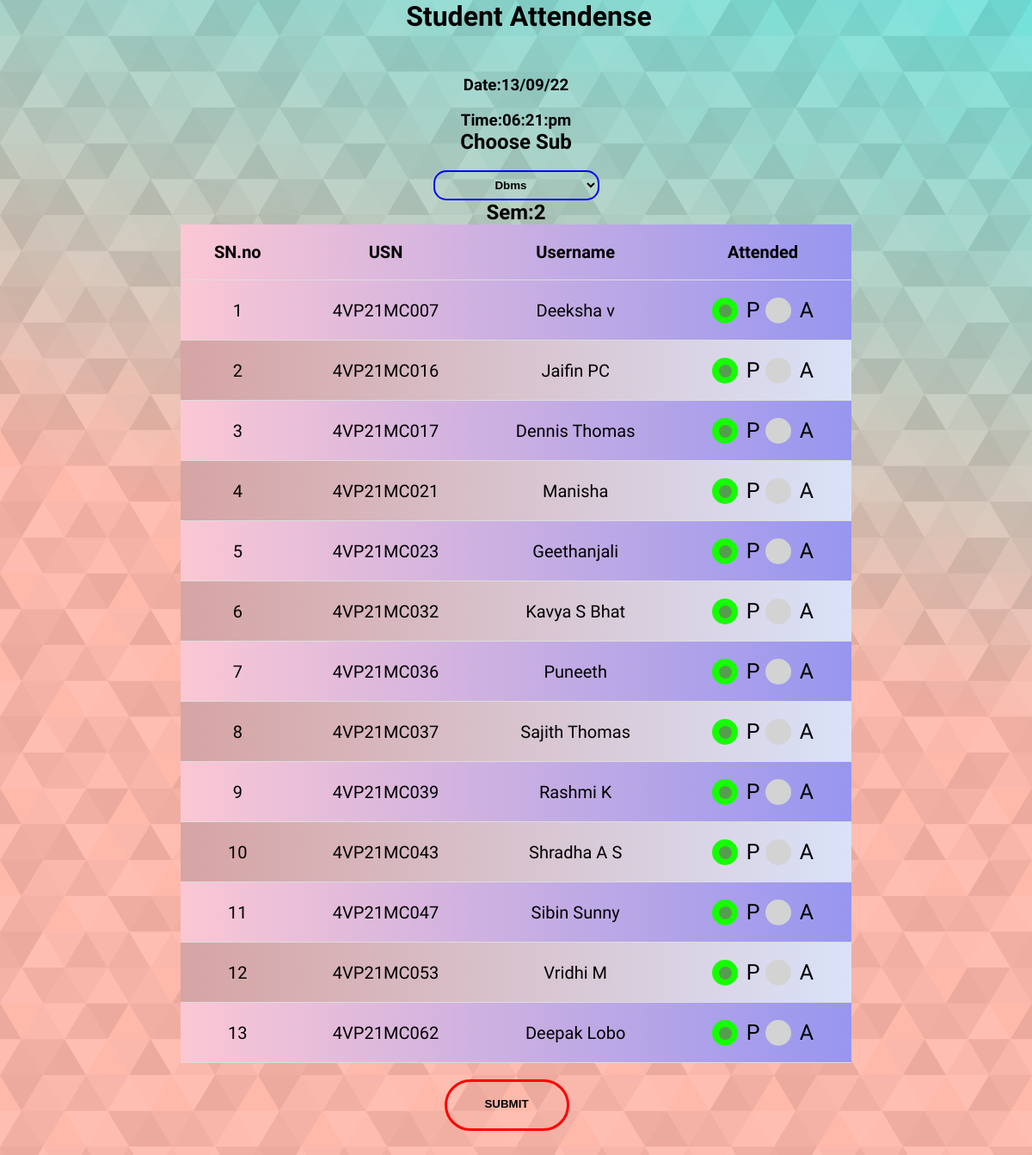
/attendence.php (signed in), run on the app's committed database.
### tables this page shows
CREATE TABLE `subjects` (
  `sub_name` varchar(20) NOT NULL,
  `sub_code` varchar(7) NOT NULL,
  `sem` int(3) NOT NULL
);

CREATE TABLE `students` (
  `usn` varchar(10) NOT NULL,
  `name` varchar(50) NOT NULL,
  `class` varchar(10) NOT NULL,
  `sem` int(3) NOT NULL,
  `dob` date NOT NULL,
  `mbno` varchar(12) NOT NULL,
  `district` varchar(50) NOT NULL,
  `state` varchar(50) NOT NULL,
  `address` varchar(100) NOT NULL,
  `password` varchar(200) NOT NULL,
  `image` varchar(250) NOT NULL
);

### database/data_retrive.php (called while the page is built, shortened)
<?php
require_once 'connection.php';
$subquery = "SELECT sub_name,sem,sub_code FROM subjects ";
$subresult = mysqli_query($connect, $subquery);

### attendence.php (the view, shortened to what this page needs)
<?php
require_once 'database/connection.php';
require_once 'database/data_retrive.php';
$query = "SELECT * FROM students";
$result = mysqli_query($connect, $query);
?>
<!DOCTYPE html>
<html lang="en">
<head>
    <link rel="stylesheet" href="css/style.css" />
</head>
<body>
    <center>
        <form method="POST">
            <h1 style="line-height:normal;">Student Attendense</h1>
            <h3>Date:<?php echo date("d/m/y"); ?></h3><br>
            <h3>Time:<?php
                        echo date("h:i:a"); ?></h3>
            <h2> <label for="dub" style="line-height:normal;">Choose Sub</label></h2><br>
            <select name="sub" style="border-radius: 15px;height: 35px;width: 193px; background:transparent;font-weight:900;border: 2px solid blue;text-align:center">
                <?php
                while ($subdata = mysqli_fetch_array($subresult)) {
                    $subj = $subdata['sub_name'];
                    $sem = $subdata['sem'];
                ?>
                    <option style="border-radius: 15px;height: 35px;width: 193px; background:transparent;font-weight:900;border: 2px solid blue;text-align:center" value="<?php echo $subj; ?>" name="<?php echo $subj; ?>"><?php echo $subj; ?></option>
                <?php } ?>
            </select>
            <h2>Sem:<?php echo $sem; ?></h2>
            <div class="table-responsive">
                <table>
                    <thead>
                        <tr>
                            <th>SN.no</th>
                            <th>USN</th>
                            <th>Username</th>
                            <th>Attended</th>
                        </tr>
                    </thead>
                    <tbody>
                        <?php
                        if (mysqli_num_rows($result) > 0) {
                            $sn = 1;
                            while ($data = mysqli_fetch_assoc($result)) {
                        ?>
                                <tr>
                                    <td><?php echo $sn ?></td>
                                    <td style="text-transform:uppercase;"><?php echo $data['usn']; ?>
                                    </td>
                                    <td>
                                        <?php echo $data['name']; ?>
                                    </td>
                                    <td>
                                        <link rel="stylesheet" href="css/radiobutton.css">
                                        <label class="container">P
                                            <span class="check"></span>
                                            <label class="container">A
                                                <span class="check"></span>
                                            </label>
                                        </label>
                                    </td>
                                </tr>
                            <?php
                                $sn++;
                            }
                        } else { ?>
                            <tr>
                                <td colspan="3">No data found</td>
                            </tr>
                        <?php }
                        ?>
                    </tbody>
                </table>
            </div>
            <br>
            <link rel="stylesheet" href="css/submitbtt.css">
            <div class="container">
                <button class="button button-1" name="submit" onclick="done()">Submit</button>
            </div>
        </form>
    </center>
</body>
</body>
</html>

### css/style.css (style rules this page uses)
* { margin: 0; padding: 0; }
body { width: 100%; display: block; justify-content: center; font-family: 'Roboto', sans-serif; background-color: rgba(0, 255, 255, 0.675); }
table { width: 65%; border-collapse: collapse; align-content: center; text-align: center; }
th, td { border-bottom: 1px solid #dddddd; padding: 20px 30px; font-size: 20px; }
tr:nth-child(even) { background: #DAE2F8; background: -webkit-linear-gradient(to right, #D6A4A4, #DAE2F8); background: linear-gradient(to right, #D6A4A4, #DAE2F8); }
tr:nth-child(odd) { background: #9796f0; background: -webkit-linear-gradient(to right, #fbc7d4, #9796f0); background: linear-gradient(to right, #fbc7d4, #9796f0); }

### css/radiobutton.css (style rules this page uses)
.container { position: relative; padding-left: 40px; margin-bottom: 20px; cursor: pointer; font-size: 25px; }
.check { position: absolute; top: 0; left: 0; height: 30px; width: 30px; background-color: lightgray; border-radius: 50%; }
.check:after { content: ""; position: absolute; display: none; }
.container input:checked~.check:after { display: block; }
.container .check:after { top: 8px; left: 8px; width: 15px; height: 15px; border-radius: 50%; background: #747272b0; }

### css/submitbtt.css (style rules this page uses)
body { font-family: 'Roboto Condensed', sans-serif; color: rgb(0, 0, 0); }
h1 { margin-left: 30px; margin-bottom: 50px; }
.button { width: 145px; padding-top: 18px; padding-bottom: 21px; text-align: center; color: #000; text-transform: uppercase; font-weight: 600; margin-left: -62px; margin-bottom: 30px; cursor: pointer; display: inline-block; }
.button-1 { background-color: transparent; border: 3px solid #ff0101; border-radius: 50px; -webkit-transition: all .15s ease-in-out; transition: all .15s ease-in-out; color: #000000; }

### attendence.php (style rules this page uses)
body { background-color: #FFB9AA; background-attachment: fixed; background-size: cover; }
.container #p:checked ~ .check { background-color: rgb(21, 255, 0); }

### data on the page
subjects: sem "2"
students: usn "4VP21MC007", name "Deeksha v"
students: usn "4VP21MC016", name "Jaifin PC"
students: usn "4VP21MC017", name "Dennis Thomas"
students: usn "4VP21MC021", name "Manisha"
students: usn "4VP21MC023", name "Geethanjali"
students: usn "4VP21MC032", name "Kavya S Bhat"
students: usn "4VP21MC036", name "Puneeth"
students: usn "4VP21MC037", name "Sajith Thomas"
students: usn "4VP21MC039", name "Rashmi K"
students: usn "4VP21MC043", name "Shradha A S"
students: usn "4VP21MC047", name "Sibin Sunny"
students: usn "4VP21MC053", name "Vridhi M"
students: usn "4VP21MC062", name "Deepak Lobo"

### other printed values
form field sub "Dbms"
